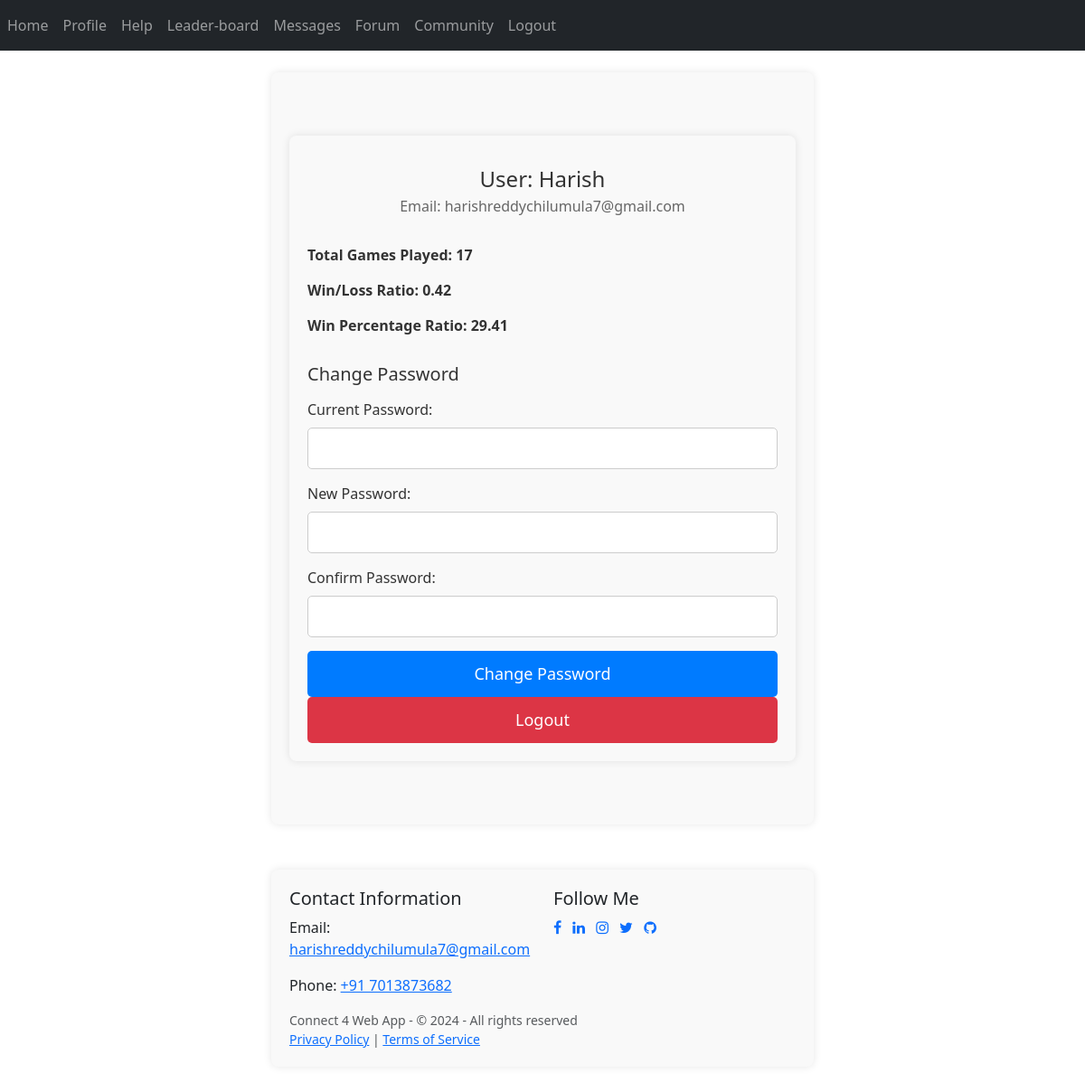
The app's page /profile (signed in) with its own data.
### website/models.py (models this page shows)
class User(db.Model, UserMixin):
    id = db.Column(db.Integer, primary_key=True)
    email = db.Column(db.String(150), unique=True, nullable=False)
    password = db.Column(db.String(150), nullable=False)
    first_name = db.Column(db.String(150), nullable=False)
    games = db.relationship('Game', backref='player', lazy=True)

class Game(db.Model):
    id = db.Column(db.Integer, primary_key=True)
    user_id = db.Column(db.Integer, db.ForeignKey('user.id'), nullable=False)
    played = db.Column(db.Integer, nullable=False, default=0)
    won = db.Column(db.Integer, nullable=False, default=0)
    draw = db.Column(db.Integer, nullable=False, default=0)

### website/views.py (the view)
@views.route('/profile', methods=['GET','POST'])
@login_required
def profile():
    if  request.method == "POST":
        flash('Password succesfully!',category='success')
        return render_template('home.html',user=current_user)
    game=Game.query.filter_by(user_id=current_user.id).first()
    return render_template('profile.html',user=current_user,game=game)

### website/__init__.py (called while the page is built)
def create_app():
    app = Flask(__name__)
    app.config['SECRET_KEY'] = 'hjshjhdjah kjshkjdhjs'
    app.config['SQLALCHEMY_DATABASE_URI'] = f'sqlite:///{DB_NAME}'
    db.init_app(app)
    from .views import views
    from .auth import auth
    app.register_blueprint(views, url_prefix='/')
    app.register_blueprint(auth, url_prefix='/')
    from .models import User, Game
    with app.app_context():
        db.create_all()
    login_manager = LoginManager()
    login_manager.login_view = 'auth.login'
    login_manager.init_app(app)
    @login_manager.user_loader
    def load_user(id):
        return User.query.get(int(id))
    return app

### website/templates/profile.html (shortened to what this page needs)
{% extends "base.html" %}
{% block content %}
<div class="container">
    <div class="profile-info">
        <div class="profile-name">User: {{ user.first_name }}</div>
        <div class="profile-email">Email: {{ user.email }}</div>
    </div>
    {% if game %}
    <div class="stats">
        <div class="stats-item">
            <strong>Total Games Played: {{ game.played }}</strong>
        </div>
        <div class="stats-item">
            <strong>Win/Loss Ratio:
                {% if game.played - game.won != 0 %}
                    {{ '%0.2f'|format(game.won / (game.played - game.won)) }}
                {% else %}
                    N/A
                {% endif %}
            </strong>
        </div>
        <div class="stats-item">
            <strong>Win Percentage Ratio:
                {% if game.played != 0 %}
                    {{ '%0.2f'|format(game.won / game.played *100) }}
                {% else %}
                    N/A
                {% endif %}
            </strong>
        </div>
    </div>
{% else %}
    <p>No game data available.</p>
{% endif %}
    <div class="change-password-form">
        <h3>Change Password</h3>
        <form action="/changepassword" method="post">
            <label for="current-password">Current Password:</label>
            <input type="password" id="current-password" name="current-password" required>
            <label for="new-password">New Password:</label>
            <input type="password" id="new-password" name="new-password" required>
            <label for="confirm-password">Confirm Password:</label>
            <input type="password" id="confirm-password" name="confirm-password" required>
            <input type="submit" value="Change Password">
        </form>
    </div>
    <a href="/logout" class="logout-btn">Logout</a>
</div>
{% endblock %}

### website/templates/profile.html (style rules this page uses)
.container { max-width: 600px; margin: 50px auto; padding: 20px; background-color: #f9f9f9; border-radius: 8px; box-shadow: 0 0 10px rgba(0, 0, 0, 0.1); }
.profile-info { text-align: center; margin-bottom: 30px; }
.profile-name { margin-top: 10px; font-size: 24px; color: #333; }
.profile-email { color: #666; margin-bottom: 20px; }
.stats { margin-bottom: 30px; }
.stats-item { margin-bottom: 15px; font-size: 16px; color: #333; }
.change-password-form { margin-top: 30px; }
.change-password-form h3 { margin-bottom: 15px; font-size: 20px; color: #333; }
.change-password-form label { display: block; margin-bottom: 8px; color: #333; }
.change-password-form input[type="password"] { width: 100%; padding: 10px; margin-bottom: 15px; border: 1px solid #ccc; border-radius: 5px; font-size: 16px; }
.change-password-form input[type="submit"] { display: block; width: 100%; padding: 12px; background-color: #007bff; color: #fff; border: none; border-radius: 5px; cursor: pointer; font-size: 18px; transition: background-color 0.3s ease; }
.logout-btn { display: block; width: 100%; padding: 12px; background-color: #dc3545; color: #fff; border: none; border-radius: 5px; cursor: pointer; font-size: 18px; text-align: center; text-decoration: none; transition: background-color 0.3s ease; }

### records on screen
User: first_name "Harish", email "harishreddychilumula7@gmail.com"
Game: played "17", game.won/(game.played-game.won) "0.42", game.won/game.played*100 "29.41"
